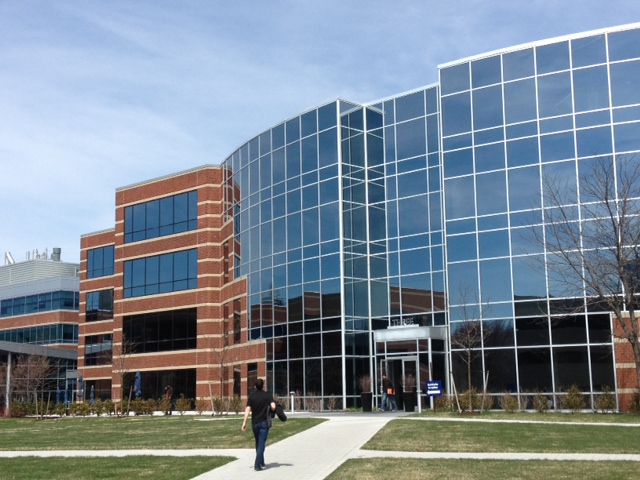
#> input picture images/building/building1.jpg, 640 x 480 px
$ python cmd.py --input images/building --output out
#> lines starting #> are read from the running program, lines starting #| are printed output that depends on the picture
### stitch.py
import cv2
import numpy as np
import features
from imutils import paths
import imutils

def loadImages(path,resize):
    '''Load Images from @path to list, if @resize=true, image will be resized'''
#> called with path = 'images/building', resize = 0
    image_path = list(paths.list_images(path))
    list_image = []
    for i,j in enumerate(image_path):
        image = cv2.imread(j)
#> image is the input picture: shape (480, 640, 3); mean B, G, R 148.2, 135.9, 122.8
        if resize==1:
            image=cv2.resize(image,(int(image.shape[1]/4),int(image.shape[0]/4)))
        list_image.append(image)
    return (list_image)

def warpTwoImages(src_img, dst_img,showstep=False,option='ORB',ratio=0.75):
    '''warp 2 images'''
	#generate Homography matrix
    H,_=features.generateHomography(src_img,dst_img,option=option,ratio=ratio)

	#get height and width of two images
    height_src,width_src = src_img.shape[:2]
    height_dst,width_dst = dst_img.shape[:2]

	#extract conners of two images: top-left, bottom-left, bottom-right, top-right
    pts1 = np.float32([[0,0],[0,height_src],[width_src,height_src],[width_src,0]]).reshape(-1,1,2)
    pts2 = np.float32([[0,0],[0,height_dst],[width_dst,height_dst],[width_dst,0]]).reshape(-1,1,2)

    try:
        #aply homography to conners of src_img
        pts1_ = cv2.perspectiveTransform(pts1, H)
        pts = np.concatenate((pts1_, pts2), axis=0)

        #find max min of x,y coordinate
        [xmin, ymin] = np.int64(pts.min(axis=0).ravel() - 0.5)
        [xmax, ymax] = np.int64(pts.max(axis=0).ravel() + 0.5)
        t = [-xmin,-ymin]


        #top left point of image which apply homography matrix, which has x coordinate < 0, has side=left
        #otherwise side=right (stich to right side of dst_img)
        if(pts[0][0][0]<0):
            side='left'
            width_pano=width_dst+t[0]
        else:
            width_pano=int(pts1_[3][0][0])
            side='right'
        height_pano=ymax-ymin

        #Translation
        #https://stackoverflow.com/a/20355545
        Ht = np.array([[1,0,t[0]],[0,1,t[1]],[0,0,1]])
        src_img_warped = cv2.warpPerspective(src_img, Ht.dot(H), (width_pano,height_pano))

        #resize dst_img to the same size as src_img_warped
        dst_img_rz=np.zeros((height_pano,width_pano,3))
        if side=='left':
            dst_img_rz[t[1]:height_src+t[1],t[0]:width_dst+t[0]] = dst_img
        else:
            dst_img_rz[t[1]:height_src+t[1],:width_dst] = dst_img

        #blending panorama, if @display=true, function will return left-side, right-side, of panorama and panorama w/o blending
        pano,nonblend,leftside,rightside=panoramaBlending(dst_img_rz,src_img_warped,width_dst,side,showstep=showstep)

        #croping black region
        pano=crop(pano,height_dst,pts)
        return pano,nonblend,leftside,rightside
    except:
        raise Exception("Please try again with another image set Or swich slow method  or fast method!")

def multiStitching(list_images,option='ORB',ratio=0.75):
    '''Choose middle image then divide the array into 2 sub-arrays, left-array and right-array.
    Stiching middle image with each image in 2 sub-arrays.
    '''
    if(len(list_images)==2):
        fullpano,_,_,_=warpTwoImages(list_images[0],list_images[1])
    elif (len(list_images)>2):
        n=int(len(list_images)/2+0.5)
        left=list_images[:n]
        right=list_images[n-1:]
        right.reverse()
        while len(left)>1:
            dst_img=left.pop()
            src_img=left.pop()
            left_pano,_,_,_=warpTwoImages(src_img,dst_img,option=option,ratio=ratio)
            left_pano=left_pano.astype('uint8')
            left.append(left_pano)

        while len(right)>1:
            dst_img=right.pop()
            src_img=right.pop()
            right_pano,_,_,_=warpTwoImages(src_img,dst_img,option=option,ratio=ratio)
            right_pano=right_pano.astype('uint8')
            right.append(right_pano)

        #if width_right_pano > width_left_pano, Select right_pano as destination. Otherwise is left_pano
        if(right_pano.shape[1]>=left_pano.shape[1]):
            fullpano,_,_,_=warpTwoImages(left_pano,right_pano,option=option,ratio=ratio)
        else:
            fullpano,_,_,_=warpTwoImages(right_pano,left_pano,option=option,ratio=ratio)
    else:
        raise Exception("Select at least 2 photos to create panorama ")
    return fullpano

def blendingMask(height, width, barrier, smoothing_window, left_biased=True):
    '''create alpha mask.
       @param barrier is x-coordinates of Boundary line between two photos.
       @param smoothing_window is the width of the intersection of two photos.
       @param left_biased=True ->> create left mask, otherwise create right mask
    '''
    assert barrier < width
    mask = np.zeros((height, width))

    offset = int(smoothing_window/2)
    try:
        if left_biased:
            mask[:,barrier-offset:barrier+offset+1]=np.tile(np.linspace(1,0,2*offset+1).T, (height, 1))
            mask[:,:barrier-offset] = 1
        else:
            mask[:,barrier-offset:barrier+offset+1]=np.tile(np.linspace(0,1,2*offset+1).T, (height, 1))
            mask[:,barrier+offset:] = 1
    except:
        if left_biased:
            mask[:,barrier-offset:barrier+offset+1]=np.tile(np.linspace(1,0,2*offset).T, (height, 1))
            mask[:,:barrier-offset] = 1
        else:
            mask[:,barrier-offset:barrier+offset+1]=np.tile(np.linspace(0,1,2*offset).T, (height, 1))
            mask[:,barrier+offset:] = 1

    return cv2.merge([mask, mask, mask])

def panoramaBlending(dst_img_rz,src_img_warped,width_dst,side,showstep=False):
    '''
    create panorama by adding 2 matrices @dst_img_rz and @src_img_warped together then blending
    @width_dst is the width of dst_img before resize.
    @side is the direction of src_img_warped
    '''

    h,w,_=dst_img_rz.shape
    smoothing_window=int(width_dst/8)
    barrier = width_dst -int(smoothing_window/2)
    mask1 = blendingMask(h, w, barrier, smoothing_window = smoothing_window, left_biased = True)
    mask2 = blendingMask(h, w, barrier, smoothing_window = smoothing_window, left_biased = False)

    if showstep:
        nonblend=src_img_warped+dst_img_rz
    else:
        nonblend=None
        leftside=None
        rightside=None

    if side=='left':
        dst_img_rz=cv2.flip(dst_img_rz,1)
        src_img_warped=cv2.flip(src_img_warped,1)
        dst_img_rz=(dst_img_rz*mask1)
        src_img_warped=(src_img_warped*mask2)
        pano=src_img_warped+dst_img_rz
        pano=cv2.flip(pano,1)
        if showstep:
            leftside=cv2.flip(src_img_warped,1)
            rightside=cv2.flip(dst_img_rz,1)
    else:
        dst_img_rz=(dst_img_rz*mask1)
        src_img_warped=(src_img_warped*mask2)
        pano=src_img_warped+dst_img_rz
        if showstep:
            leftside=dst_img_rz
            rightside=src_img_warped


    return pano,nonblend,leftside,rightside

def crop(panorama,h_dst,conners):
    '''crop panorama based on destination image (dst_img).
    @param panorama is the panorama
    @param h_dst is the hight of destination image
    @param conner is the tuple which containing 4 conners of warped image and
    4 conners of destination image'''
    #find max min of x,y coordinate
    [xmin, ymin] = np.int32(conners.min(axis=0).ravel() - 0.5)
    [xmax, ymax] = np.int32(conners.max(axis=0).ravel() + 0.5)
    t = [-xmin,-ymin]
    conners=conners.astype(int)

   #top-left<0 ->>> side = left, otherwise side=right
    if conners[0][0][0]<0:
        n=abs(-conners[1][0][0]+conners[0][0][0])
        panorama=panorama[t[1]:h_dst+t[1],n:,:]
    else:
        if(conners[2][0][0]<conners[3][0][0]):
            panorama=panorama[t[1]:h_dst+t[1],0:conners[2][0][0],:]
        else:
            panorama=panorama[t[1]:h_dst+t[1],0:conners[3][0][0],:]
    return panorama

# [56 lines left out: function opencvStitching, not called in this run]

### features.py
import cv2
import numpy as np

def findAndDescribeFeatures(image,opt='ORB'):
	'''find and describe features of @image,
	if opt='SURF', SURF algorithm is used.
	if opt='SIFT', SIFT algorithm is used.
	if opt='ORB', ORB algorithm is used.
	@Return keypoints and features of img'''
	#Getting gray image
	grayImage = cv2.cvtColor(image, cv2.COLOR_BGR2GRAY)

	if opt=='SURF':
		md = cv2.xfeatures2d.SURF_create()
	if opt=='ORB':
		md = cv2.ORB_create(nfeatures=3000)
	if opt=='SIFT':
		md = cv2.xfeatures2d.SIFT_create()
	#Find interest points and Computing features.
	keypoints, features = md.detectAndCompute(grayImage, None)
	#Converting keypoints to numbers.
	#keypoints = np.float32(keypoints)
	features = np.float32(features)
	return keypoints, features

def matchFeatures(featuresA, featuresB,ratio=0.75,opt='FB'):
	'''matching features beetween 2 @features.
	 If opt='FB', FlannBased algorithm is used.
	 If opt='BF', BruteForce algorithm is used.
	 @ratio is the Lowe's ratio test.
	 @return matches'''
	if opt=='BF':
		featureMatcher = cv2.DescriptorMatcher_create("BruteForce")
	if opt=='FB':
		#featureMatcher = cv2.DescriptorMatcher_create("FlannBased")
		FLANN_INDEX_KDTREE = 0
		index_params = dict(algorithm = FLANN_INDEX_KDTREE, trees = 5)
		search_params = dict(checks = 50)
		featureMatcher = cv2.FlannBasedMatcher(index_params, search_params)


	#performs k-NN matching between the two feature vector sets using k=2
	#(indicating the top two matches for each feature vector are returned).
	matches = featureMatcher.knnMatch(featuresA,featuresB, k=2)

	# store all the good matches as per Lowe's ratio test.
	good = []
	for m,n in matches:
		if m.distance<ratio*n.distance:
			good.append(m)
	if len(good)>4:
		return good
	else:
		raise Exception("Not enought matches, Try to swich slow method or change another image set")

def generateHomography(src_img, dst_img, ransacRep=5.0, option="ORB",ratio=0.75):
	'''@Return Homography matrix, @param src_img is the image which is warped by homography,
	@param dst_img is the image which is choosing as pivot, @param ratio is the David Lowe’s ratio,
	@param ransacRep is the maximum pixel “wiggle room” allowed by the RANSAC algorithm
	'''

	src_kp,src_features=findAndDescribeFeatures(src_img,opt=option)
	dst_kp,dst_features=findAndDescribeFeatures(dst_img,opt=option)

	good=matchFeatures(src_features,dst_features,ratio=ratio)

	src_points = np.float32([src_kp[m.queryIdx].pt for m in good]).reshape(-1,1,2)
	dst_points = np.float32([dst_kp[m.trainIdx].pt for m in good]).reshape(-1,1,2)

	H, mask  = cv2.findHomography(src_points, dst_points, cv2.RANSAC,ransacRep)
	matchesMask = mask.ravel().tolist()
	return H,matchesMask

# [11 lines left out: functions drawKeypoints, drawMatches, not called in this run]

### cmd.py
import cv2
import numpy as np
import stitch
import timeit
import argparse

# construct the argument parse and parse the arguments
ap = argparse.ArgumentParser()
ap.add_argument("-i", "--input", required=True,
	help="path to input directory")
ap.add_argument("-o", "--output", required=True,
	help="path to output directory")
ap.add_argument("-m", "--method",default='ORB',
	help="method to extract features")
ap.add_argument("-r", "--resize",type=int,default=0,
	help="resize input images")
args = vars(ap.parse_args())

#caculate execution time
print('Processing....')
start = timeit.default_timer()

#load images
list_images=stitch.loadImages(args['input'],args['resize'])
#> list_images = 2 items

#create panorama, default using ORB with nfeatures=3000, u can change to SIFT, SURF in features.py or add some argument
panorama=stitch.multiStitching(list_images,args['method'])
#> in findAndDescribeFeatures, `grayImage = cv2.cvtColor(image, cv2.COLOR_BGR2GRAY)`:
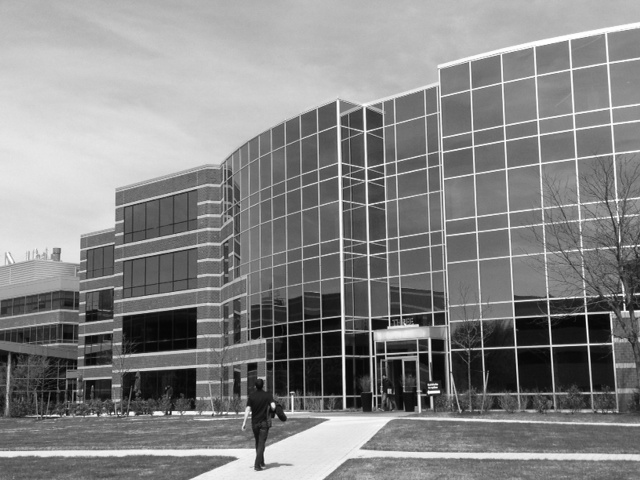
#> grayImage: shape (480, 640); min 0, max 255, mean 133.4
#> in findAndDescribeFeatures, `keypoints, features = md.detectAndCompute(grayImage, None)`: keypoints = 3000 keypoints; strongest (x, y, size): (588, 315, 31), (588, 316, 37.2), (586, 312, 37.2), (553, 348, 31)
#> in generateHomography, `src_kp,src_features=findAndDescribeFeatures(src_img,opt=option)`: src_kp has the same summary as keypoints in findAndDescribeFeatures
#> call 2 of findAndDescribeFeatures, with opt = 'ORB'
#> in findAndDescribeFeatures (call 2), `grayImage = cv2.cvtColor(image, cv2.COLOR_BGR2GRAY)`:
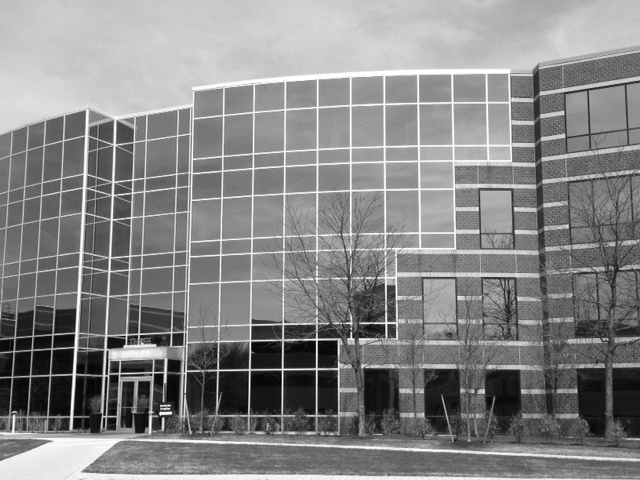
#> grayImage: shape (480, 640); min 1, max 255, mean 133.7
#> in findAndDescribeFeatures (call 2), `keypoints, features = md.detectAndCompute(grayImage, None)`: keypoints = 3000 keypoints; strongest (x, y, size): (314, 342, 31), (319, 341, 31), (280, 367, 31), (317, 338, 37.2)
#> in generateHomography, `dst_kp,dst_features=findAndDescribeFeatures(dst_img,opt=option)`: dst_kp has the same summary as keypoints in findAndDescribeFeatures
#> in matchFeatures, `matches = featureMatcher.knnMatch(featuresA,featuresB, k=2)`: matches = 3000 matches
#> after the loop in matchFeatures, `for m,n in matches:`: good = 251 matches
#> in generateHomography, `src_points = np.float32([src_kp[m.queryIdx].pt for m in good]).reshape..`: src_points = 251 rows, first 8: [403, 317], [443, 323], [435, 314], [392, 325], [433, 325], [403, 312], [583, 311], [372, 334]
#> in generateHomography, `dst_points = np.float32([dst_kp[m.trainIdx].pt for m in good]).reshape..`: dst_points = 251 rows, first 8: [141, 336], [181, 344], [173, 335], [129, 344], [171, 346], [141, 331], [314, 337], [107, 352]
#> in generateHomography, `H, mask  = cv2.findHomography(src_points, dst_points, cv2.RANSAC,ransa..`: H = [[1.27, -0.0946, -317.7], [0.2, 1.17, -58.41], [0.000463, -6.63e-05, 1]]; mask = 251 values, max 1 at index 0, min 0 at index 25, mean 0.869
#> in generateHomography, `matchesMask = mask.ravel().tolist()`: matchesMask has the same summary as mask
#> in warpTwoImages, `pts1_ = cv2.perspectiveTransform(pts1, H)`: pts1_ = [[-317.7, -58.41], [-375, 518.1], [355.1, 498], [381.4, 53.65]]
#> in warpTwoImages, `pts = np.concatenate((pts1_, pts2), axis=0)`: pts = [[-317.7, -58.41], [-375, 518.1], [355.1, 498], [381.4, 53.65], [0, 0], [0, 480], [640, 480], [640, 0]]
#> in warpTwoImages, `[xmin, ymin] = np.int64(pts.min(axis=0).ravel() - 0.5)`: xmin = -375; ymin = -58
#> in warpTwoImages, `[xmax, ymax] = np.int64(pts.max(axis=0).ravel() + 0.5)`: xmax = 640; ymax = 518
#> in warpTwoImages, `t = [-xmin,-ymin]`: t = [375, 58]
#> in warpTwoImages, `width_pano=width_dst+t[0]`: width_pano = 1015
#> in warpTwoImages, `height_pano=ymax-ymin`: height_pano = 576
#> in warpTwoImages, `Ht = np.array([[1,0,t[0]],[0,1,t[1]],[0,0,1]])`: Ht = [[1, 0, 375], [0, 1, 58], [0, 0, 1]]
#> call 2 of blendingMask, with height = 576, width = 1015, barrier = 600, smoothing_window = 80, left_biased = False
#> in blendingMask (call 2), `mask[:,barrier-offset:barrier+offset+1]=np.tile(np.linspace(0,1,2*offs..`:
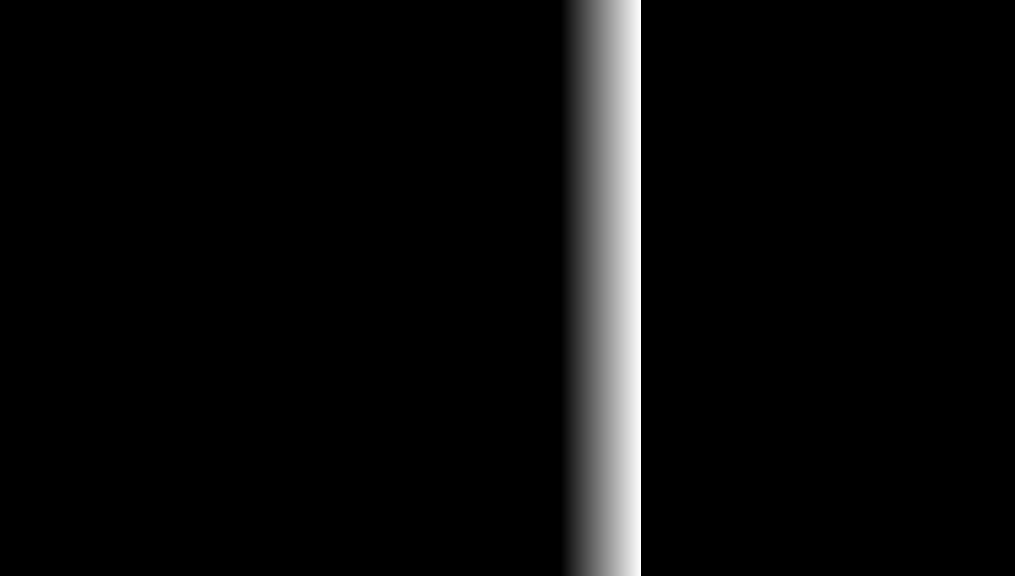
#> mask: shape (576, 1015) float64; min 0, max 1, mean 0.0399
#> in panoramaBlending, `dst_img_rz=(dst_img_rz*mask1)`:
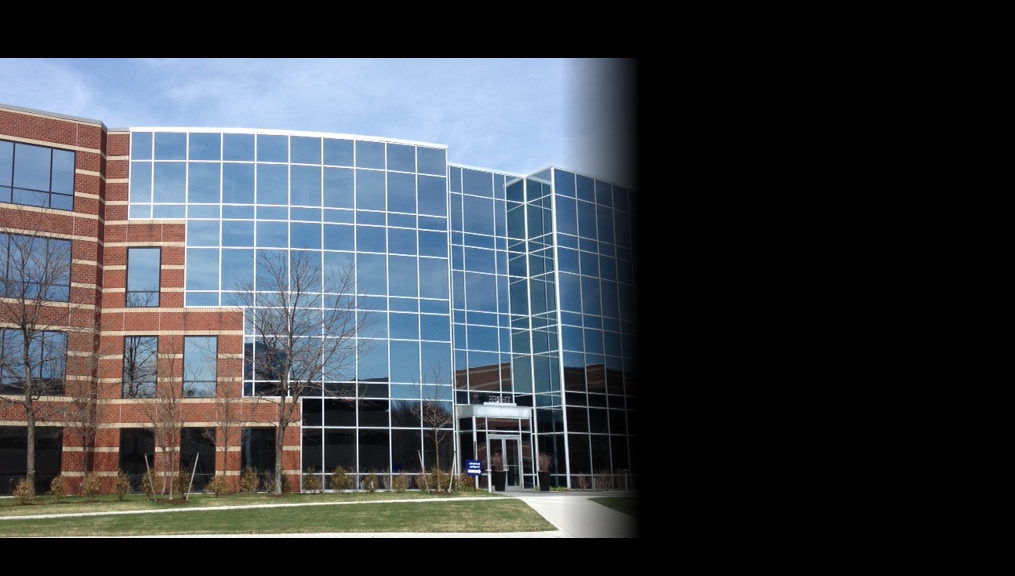
#> dst_img_rz: shape (576, 1015, 3) float64; mean of channels 0, 1, 2 72.8, 66.8, 61.8; drawn as B, G, R
#> in panoramaBlending, `src_img_warped=(src_img_warped*mask2)`:
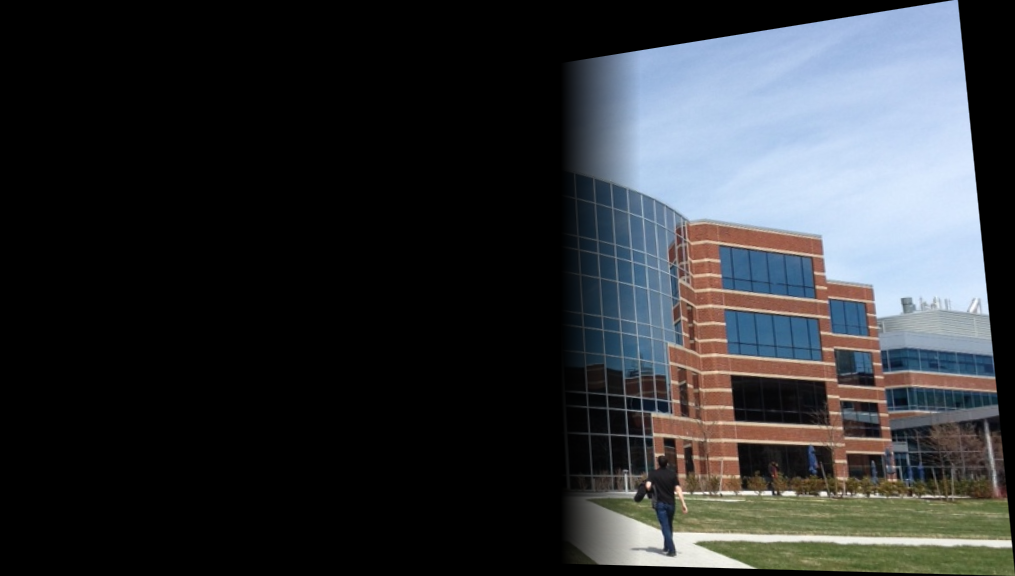
#> src_img_warped: shape (576, 1015, 3) float64; mean of channels 0, 1, 2 55.4, 52.2, 49.6; drawn as B, G, R
#> in panoramaBlending, `pano=cv2.flip(pano,1)`:
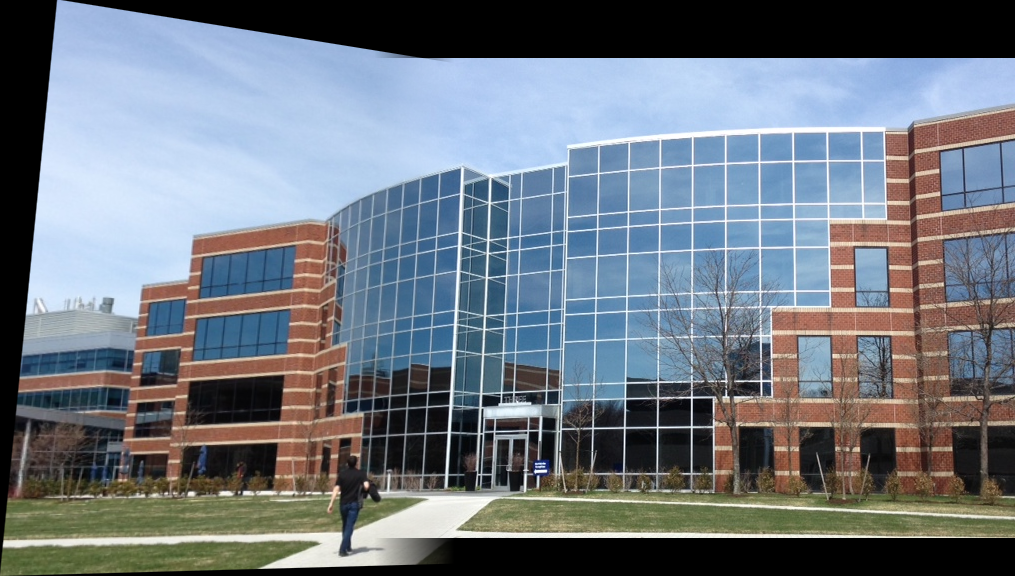
#> pano: shape (576, 1015, 3) float64; mean of channels 0, 1, 2 128.2, 119.1, 111.4; drawn as B, G, R
#> in crop, `[xmin, ymin] = np.int32(conners.min(axis=0).ravel() - 0.5)`: xmin = -375; ymin = -58
#> in crop, `[xmax, ymax] = np.int32(conners.max(axis=0).ravel() + 0.5)`: xmax = 640; ymax = 518
#> in crop, `t = [-xmin,-ymin]`: t = [375, 58]
#> in crop, `conners=conners.astype(int)`: conners = [[-317, -58], [-375, 518], [355, 498], [381, 53], [0, 0], [0, 480], [640, 480], [640, 0]]
#> in crop, `n=abs(-conners[1][0][0]+conners[0][0][0])`: n = 58
#> in crop, `panorama=panorama[t[1]:h_dst+t[1],n:,:]`:
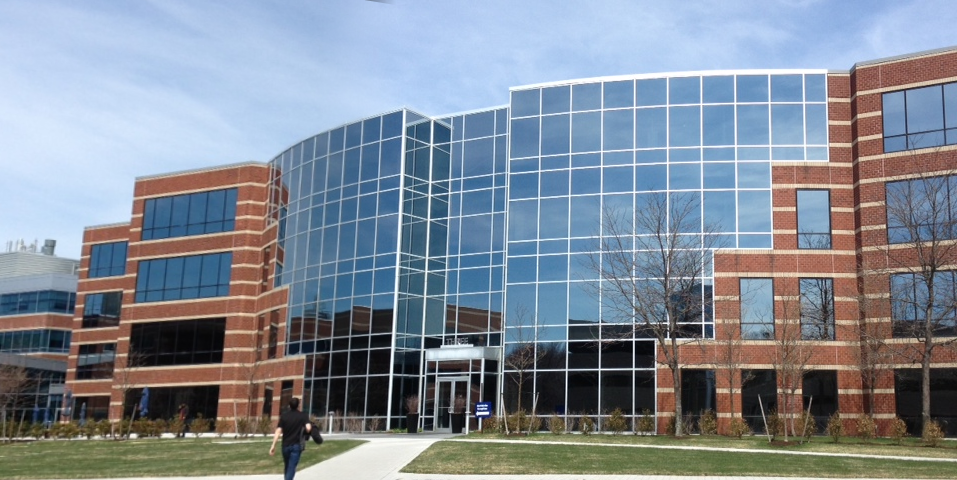
#> panorama: shape (480, 957, 3) float64; mean of channels 0, 1, 2 149.7, 138.3, 129.5; drawn as B, G, R

#save
cv2.imwrite(args['output']+'\\panorama.jpg',panorama)

stop = timeit.default_timer()
print('Complete!')
print('Execution time: ', stop - start)
